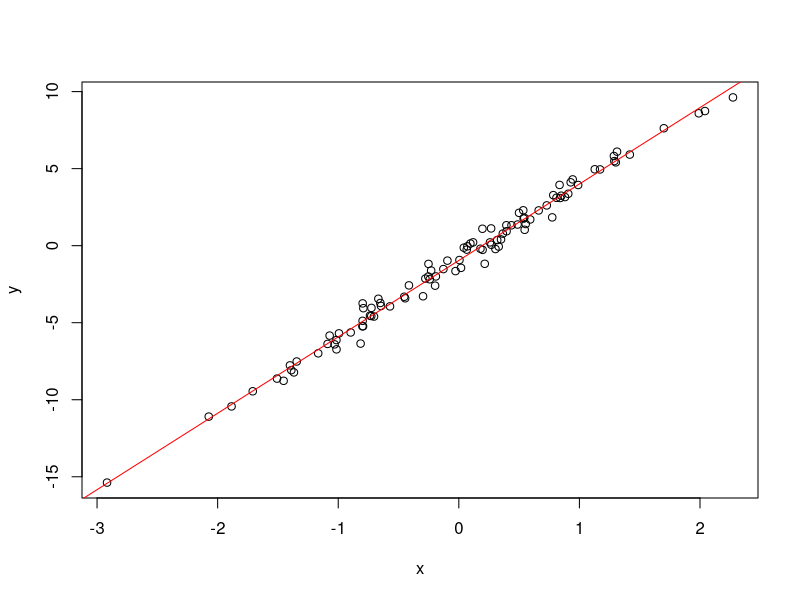
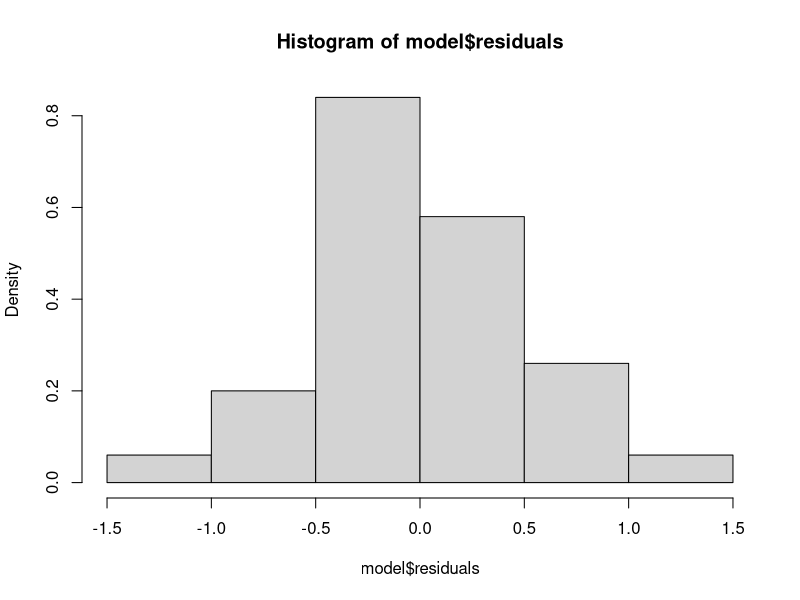
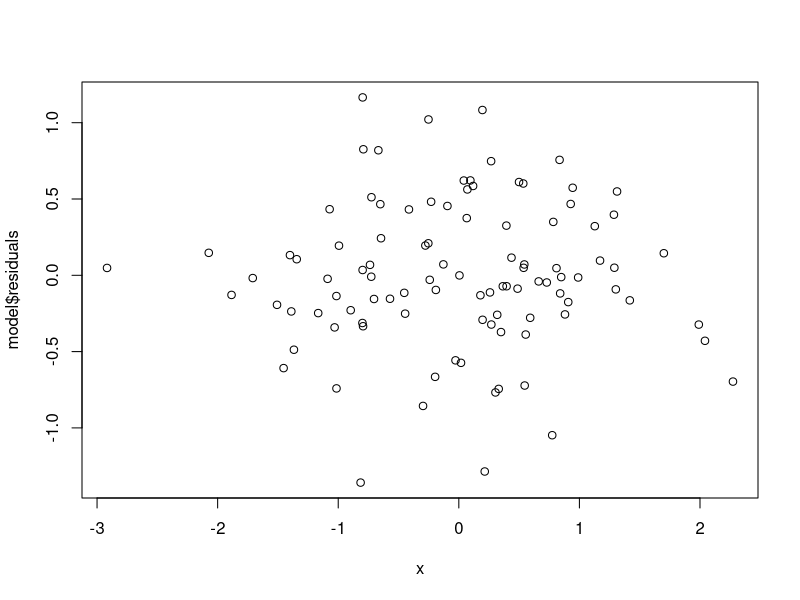
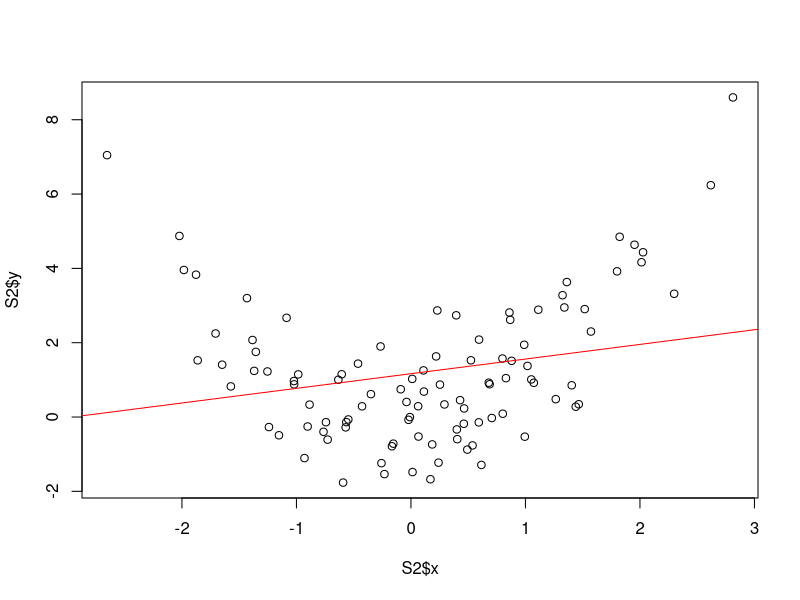
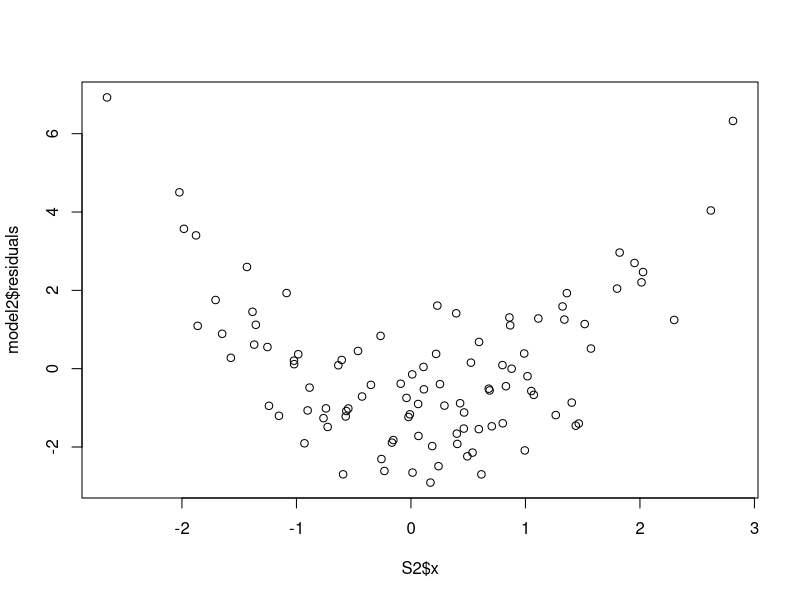
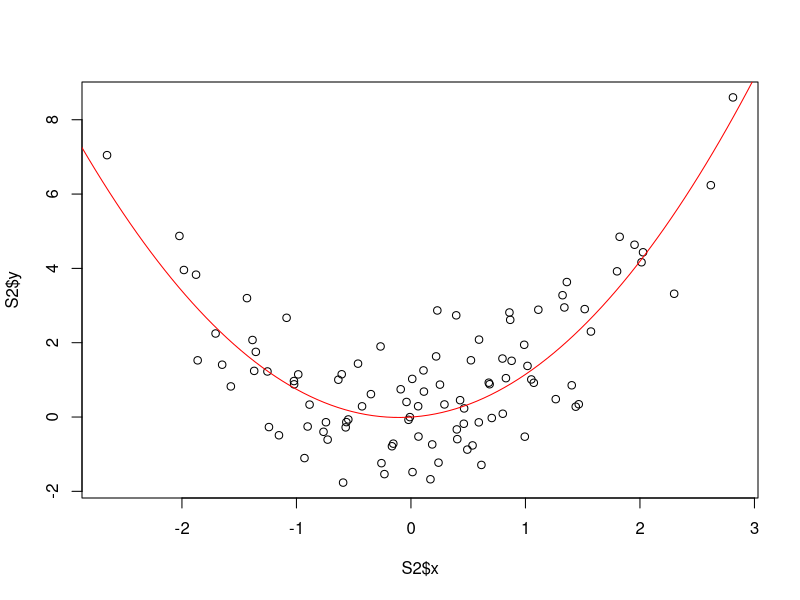
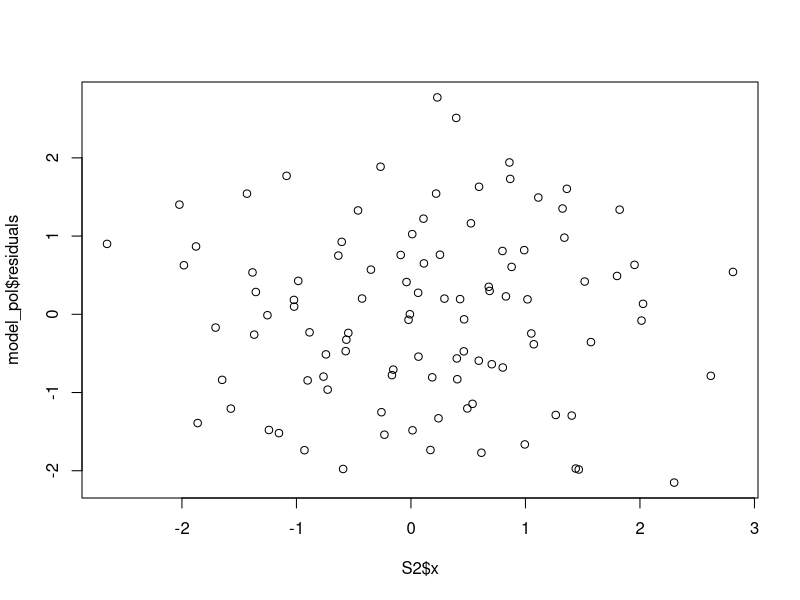
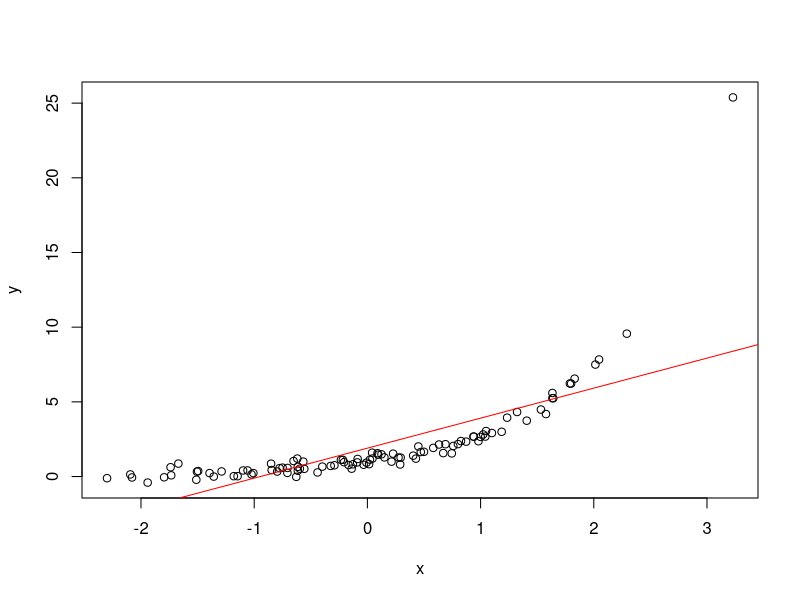

Source code (R) for these figures, in order:

#### reg 1

S <- read.csv("reg1.csv")
x <- S$x
y <- S$y

plot(x,y)

###   Y = b0 + b1 * X
model <- lm(y ~ x, data = S) 
abline(model, col = "red")

summary(model)
coefficients(model)
model$coefficients
model$residuals
hist(model$residuals, freq = F, breaks = "Scott")

plot(x, model$residuals)



#### reg 2

S2 <- read.csv("reg2.csv")

model2 <- lm(formula = y ~ x, data = S2)
plot(S2$x, S2$y)
abline(model2, col ="red")
plot(S2$x, model2$residuals)

### poly regression

plot(S2$x, S2$y)
#model_pol <- lm(y ~ poly(x, degree = 2 ), data = S2)

model_pol <- lm(y ~ I(x^2) + x, data = S2)
coefficients(model_pol)
summary(model_pol)
temp_x <- seq(-3, 3, length.out = 100)
temp_y <- predict(object = model_pol, 
                  newdata = data.frame(x = temp_x) )
lines(temp_x, temp_y, col = "red")
plot(S2$x, model_pol$residuals)



#### reg 3

S3 <- read.csv("reg3.csv")

x <- S3$x
y <- S3$y

plot(x,y)

lin_mod <- lm(y ~ x, data = S3)
abline(lin_mod, col = "red")
plot(x, lin_mod$residuals)

lin_pol3 <- lm( y ~ poly(x, 3), data = S3)
temp_x <- seq(-3, 3, length.out = 100)
temp_y <- predict(object = lin_pol3, 
                  newdata = data.frame( x= temp_x))
lines(temp_x, temp_y, col = "blue")
plot(x, lin_pol3$residuals)

### 

mod3 <- lm( y ~ exp(x), data = S3)
temp_y <- predict(object = mod3, 
                  newdata = data.frame( x= temp_x))
plot(x, y)
lines(temp_x, temp_y, col ="blue")

plot(x, mod3$residuals)
